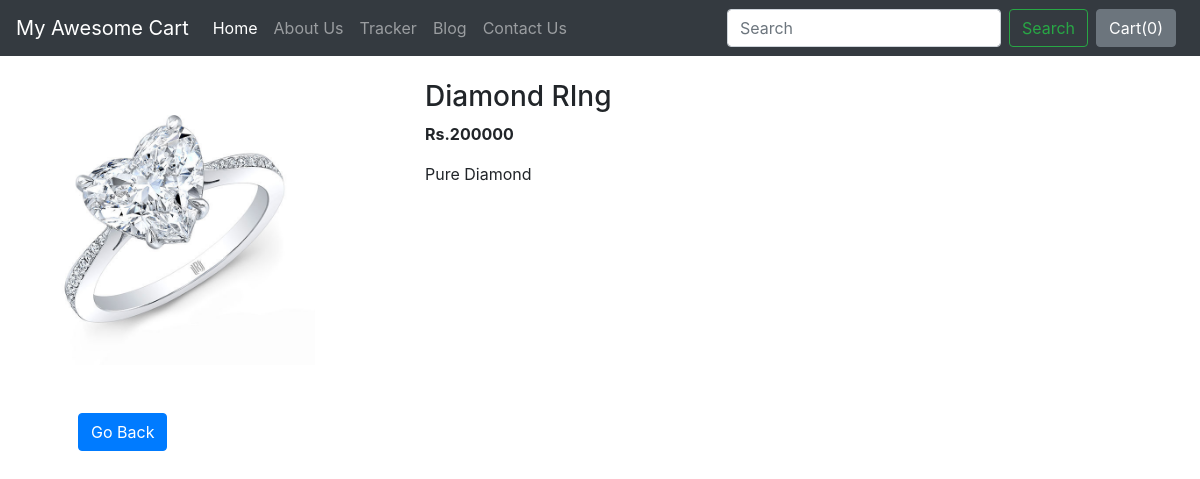
The page /shop/products/3 on the database its author committed.
### shop/models.py (models this page shows, shortened)
class Product(models.Model):
    product_id = models.AutoField
    product_name=models.CharField(max_length=60)
    product_category=models.CharField(max_length=50 , default="Null")
    product_subcategory=models.CharField(max_length=50 , default="Null")
    product_price=models.IntegerField(default=0)
    product_description=models.CharField(max_length=350)
    pub_date=models.DateField(default=date.today)
    image=models.ImageField(upload_to='shop/images', default="")

### shop/views.py (the view)
# urls.py: path('products/<int:myid>', views.productview , name="ProductView"),
def productview(request,myid):
     product=Product.objects.filter(id=myid)
     return render(request,'shop/prodview.html',{'product':product[0]})

### shop/templates/shop/prodview.html (shortened to what this page needs)
{% extends 'shop/basic.html' %}
{% block body%}
<div class="container my-4">
    <div class="row">
    <div class="col-md-4">
    <div class="row">
        <img src="/media//{{product.image}}" width="75%" height="auto">
    </div>
    <div class="row p-5">
        <a href="{% url 'ShopHome' %}"class="btn btn-primary cart">Go Back</a>
    </div>
</div>
<div class="col-md-8">
    <h3>{{product.product_name}}</h3>
    <p><b>Rs.{{product.product_price}} </b></p>
    <p>{{product.product_description}}</p>
        </div>
</div>
</div>
{% endblock %}

### rows shown on the page
Product: image (picture), product_name "Diamond RIng", product_price "200000", product_description "Pure Diamond"
